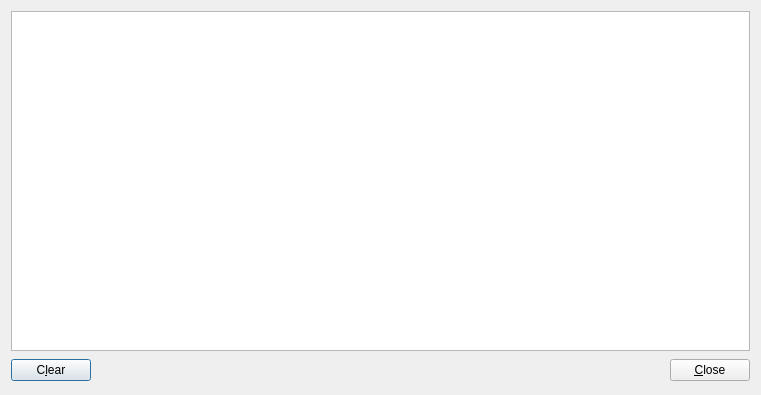
<ui version="4.0" >
 <class>LogDialogBase</class>
 <widget class="QDialog" name="LogDialogBase" >
  <property name="geometry" >
   <rect>
    <x>0</x>
    <y>0</y>
    <width>761</width>
    <height>395</height>
   </rect>
  </property>
  <property name="windowTitle" >
   <string>Log Output</string>
  </property>
  <layout class="QGridLayout" >
   <item row="0" column="0" colspan="3" >
    <widget class="QTextEdit" name="m_pLogOutput" >
     <property name="font" >
      <font>
       <family>Courier</family>
      </font>
     </property>
     <property name="undoRedoEnabled" >
      <bool>false</bool>
     </property>
     <property name="lineWrapMode" >
      <enum>QTextEdit::NoWrap</enum>
     </property>
     <property name="readOnly" >
      <bool>true</bool>
     </property>
    </widget>
   </item>
   <item row="1" column="0" >
    <widget class="QPushButton" name="m_pButtonClearLog" >
     <property name="text" >
      <string>C&amp;lear</string>
     </property>
    </widget>
   </item>
   <item row="1" column="1" >
    <spacer>
     <property name="orientation" >
      <enum>Qt::Horizontal</enum>
     </property>
     <property name="sizeHint" >
      <size>
       <width>441</width>
       <height>27</height>
      </size>
     </property>
    </spacer>
   </item>
   <item row="1" column="2" >
    <widget class="QPushButton" name="pushButton" >
     <property name="text" >
      <string>&amp;Close</string>
     </property>
    </widget>
   </item>
  </layout>
 </widget>
 <resources/>
 <connections>
  <connection>
   <sender>m_pButtonClearLog</sender>
   <signal>clicked()</signal>
   <receiver>m_pLogOutput</receiver>
   <slot>clear()</slot>
   <hints>
    <hint type="sourcelabel" >
     <x>27</x>
     <y>368</y>
    </hint>
    <hint type="destinationlabel" >
     <x>335</x>
     <y>262</y>
    </hint>
   </hints>
  </connection>
  <connection>
   <sender>pushButton</sender>
   <signal>clicked()</signal>
   <receiver>LogDialogBase</receiver>
   <slot>accept()</slot>
   <hints>
    <hint type="sourcelabel" >
     <x>706</x>
     <y>370</y>
    </hint>
    <hint type="destinationlabel" >
     <x>525</x>
     <y>366</y>
    </hint>
   </hints>
  </connection>
 </connections>
</ui>
